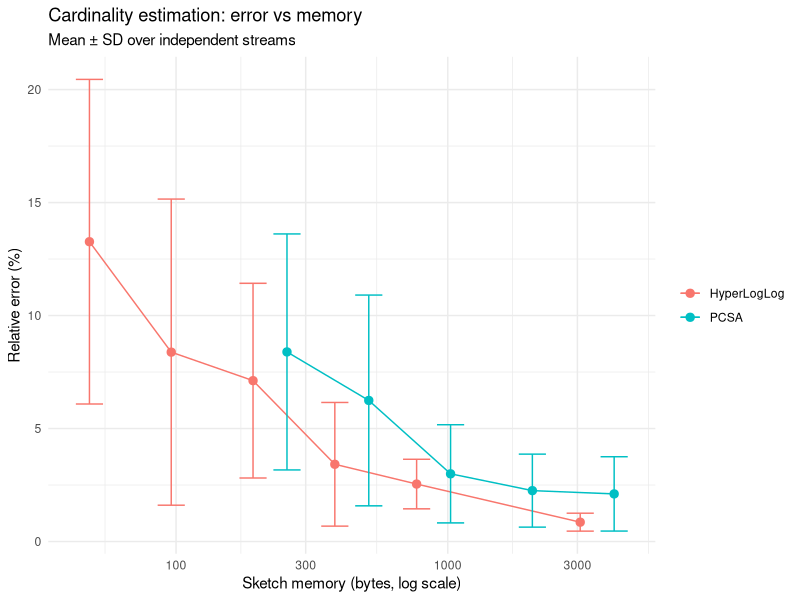
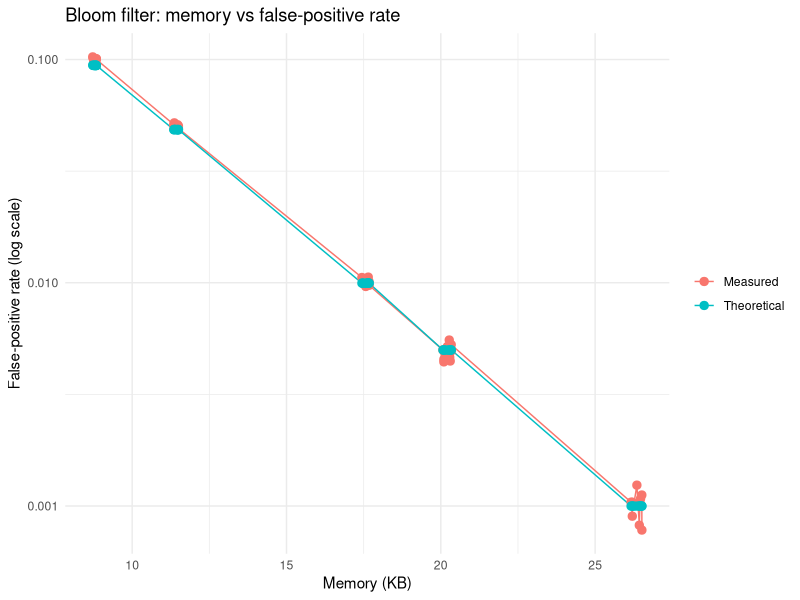

Write the R code that produced these figures, in order.
# Visualise experiment results with ggplot2.
# Run `python experiments.py` first to produce results/*.csv, then: Rscript visualization.R
if (!require(ggplot2)) install.packages("ggplot2", repos = "https://cloud.r-project.org")
library(ggplot2)

if (!file.exists("results/cardinality.csv")) stop("Run `python experiments.py` first.")

card <- read.csv("results/cardinality.csv")
card <- card[card$algorithm != "Original FM (buggy)", ]
summary <- aggregate(rel_error_pct ~ algorithm + memory_bytes, data = card,
                     FUN = function(x) c(mean = mean(x), sd = sd(x)))
summary <- do.call(data.frame, summary)

p1 <- ggplot(summary, aes(x = memory_bytes, y = rel_error_pct.mean, colour = algorithm)) +
  geom_line() + geom_point(size = 2.5) +
  geom_errorbar(aes(ymin = pmax(0, rel_error_pct.mean - rel_error_pct.sd),
                    ymax = rel_error_pct.mean + rel_error_pct.sd), width = 0.1) +
  scale_x_log10() +
  theme_minimal() +
  labs(title = "Cardinality estimation: error vs memory",
       subtitle = "Mean ± SD over independent streams",
       x = "Sketch memory (bytes, log scale)", y = "Relative error (%)", colour = NULL)
ggsave("results/cardinality_error_vs_memory_r.png", p1, width = 8, height = 5, dpi = 200)

bloom <- read.csv("results/bloom.csv")
bloom_long <- rbind(
  data.frame(memory_kb = bloom$memory_kb, fp = bloom$measured_fp, kind = "Measured"),
  data.frame(memory_kb = bloom$memory_kb, fp = bloom$theoretical_fp, kind = "Theoretical")
)
p2 <- ggplot(bloom_long, aes(x = memory_kb, y = fp, colour = kind)) +
  stat_summary(fun = mean, geom = "line") + stat_summary(fun = mean, geom = "point", size = 2.5) +
  scale_y_log10() +
  theme_minimal() +
  labs(title = "Bloom filter: memory vs false-positive rate",
       x = "Memory (KB)", y = "False-positive rate (log scale)", colour = NULL)
ggsave("results/bloom_fp_vs_memory_r.png", p2, width = 8, height = 5, dpi = 200)

cat("Plots saved to results/\n")
